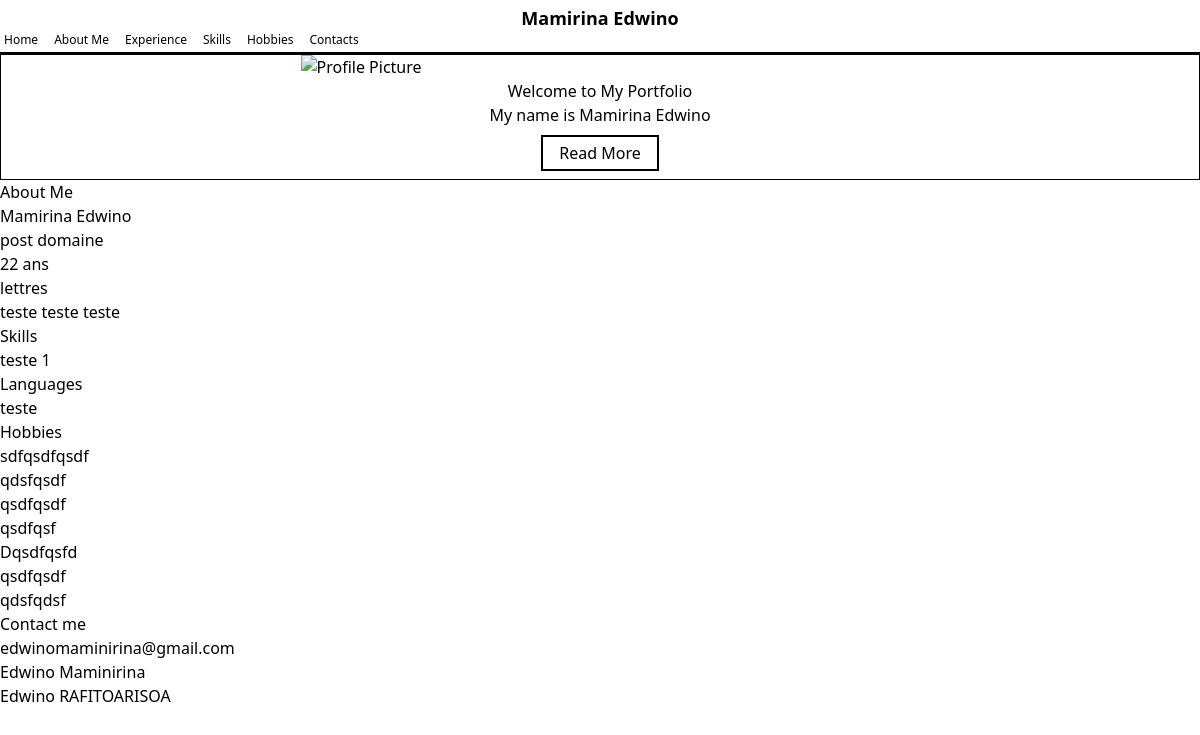
Screenshot of /port/edwinoteitre with the database file from the repository.
### user.py (models this page shows)
class UserDB(Base):
    __tablename__ = "users"
    id = Column(Integer, primary_key=True, index=True)
    username = Column(String, unique=True, index=True)
    email = Column(String, unique=True, index=True)
    last_name = Column(String)
    first_name = Column(String)
    adress = Column(String)
    phone = Column(String)
    age = Column(Integer)
    role = Column(String, default="user")
    is_active = Column(Boolean, default=True)
    hashed_password = Column(String)
    facebook = Column(String)
    linkedin = Column(String)
    portfolios = relationship("portfolio", back_populates="user")

### portfolio/model.py (models this page shows)
class portfolio(Base):
	__tablename__ = 'portfolio'
	id = Column(Integer, primary_key=True, index=True)
	lien_portfolio= Column(String(255), nullable= False)
	template= Column(Integer, nullable= False)
	titre= Column(String(255), nullable= False)
	photo= Column(String(255), nullable= True, default="default.png")
	lettre_introduction= Column(String(255), nullable= False)
	loisir= Column(JSON, nullable= False)
	domaine= Column(String(255), nullable= False)
	parcours= Column(JSON, nullable= False)
	experience_professionnelle= Column(JSON, nullable= False)
	nombre_visite= Column(Integer, nullable= False)
	skills= Column(JSON, nullable= False)
	langue= Column(JSON, nullable= False)
	id_user= Column(Integer, ForeignKey("users.id"), nullable=False)
	user = relationship("UserDB", back_populates="portfolios")

### main.py (the view)
@app.get("/port/{lien_portfolio}")
async def get_portfolio_by_lien_portfolio(lien_portfolio: str, request: Request,db: Session = Depends(get_db) ):
	db_portfolio = db.query(portfolio).join(UserDB).filter(portfolio.lien_portfolio == lien_portfolio).first()
	if not db_portfolio:
		raise HTTPException(status_code=404, detail="portfolio not found")
	return templates.TemplateResponse(template_list[db_portfolio.template], {"request": request, "portfolio": db_portfolio})

### template/template1.html (shortened to what this page needs)
<!DOCTYPE html>
<html lang="en">
<head>
    <link rel="stylesheet" href="{{ url_for('static', path='/css/app.css') }}">
    <link rel="stylesheet" href="../static/css/app.css">
</head>
<body>
    <header class="w-full border-b-2 border-black flex flex-wrap items-center p-1 text-xs sticky top-0 bg-white ">
        <span class="font-bold w-full text-center text-lg">{{ portfolio.user.first_name }} {{ portfolio.user.last_name
            }}</span>
        <nav class="flex gap-4 justify-between">
            <a class="hover:font-bold hover:underline" href="#home">Home</a>
            <a class="hover:font-bold hover:underline" href="#about">About Me</a>
            <a class="hover:font-bold hover:underline" href="#xp">Experience</a>
            <a class="hover:font-bold hover:underline" href="#skills">Skills</a>
            <a class="hover:font-bold hover:underline" href="#hobbies">Hobbies</a>
            <a class="hover:font-bold hover:underline" href="#contacts">Contacts</a>
        </nav>
    </header>
    <section id="home" class=" h-[75vh] flex flex-wrap items-center justify-center bg-cover bg-no-repeat bg-center border border-black">
        <div class="w-full h-fit flex justify-center items-center">
            <img src="{{ url_for('get_image', id = portfolio.id) }}" alt="Profile Picture" class="w-[50%]">
        </div>
        <div class=" w-full  flex flex-col  justify-center items-center ">
            <h1>Welcome to My Portfolio</h1>
            <p>My name is {{ portfolio.user.first_name }} {{ portfolio.user.last_name }}</p>
            <a href="#about" class="m-2 px-4 py-1 border-2 border-black hover:bg-black hover:text-white">Read More</a>
        </div>
    </section>
    <section id="about">
        <h1>About Me</h1>
        <p>{{ portfolio.user.first_name }} {{ portfolio.user.last_name }}</p>
        <p>post {{ portfolio.domaine }}</p>
        <p>{{ portfolio.user.age }} ans</p>
        <p>{{ portfolio.lettre_introduction }}</p>
    </section>
    <section id="xp">
        {% for xp in portfolio.experience_professionnelle %}
        <div>{{ xp.titre }} {{ xp.annee }} {{ xp.entreprise }}</div>
        {% endfor %}
    </section>
    <section id="skills">
        <h1>Skills</h1>
        {% for skill in portfolio.skills %}
        <div>{{ skill.titre }} {{ skill.niveau }}</div>
        {% endfor %}
        <h1>Languages</h1>
        {% for skill in portfolio.langue %}
        <div>{{ skill.titre }}</div>
        {% endfor %}
    </section>
    <section id="hobbies">
        <h1>Hobbies</h1>
        {% for hobby in portfolio.loisir %}
        <div>{{ hobby }}</div>
        {% endfor %}
    </section>
    <section id="contacts">
        <h1>Contact me</h1>
        <p>{{ portfolio.user.email }}</p>
        <p>{{ portfolio.user.linkedin }}</p>
        <p>{{ portfolio.user.facebook }}</p>
    </section>
</body>
</html>

### rows the page displays
UserDB: user.first_name "Mamirina", user.last_name "Edwino", user.age "22", user.email "edwinomaminirina@gmail.com", user.linkedin "Edwino Maminirina", user.facebook "Edwino RAFITOARISOA"
portfolio: domaine "domaine", lettre_introduction "lettres"

### other values shown
{{ xp.titre }} "teste"
{{ xp.annee }} "teste"
{{ xp.entreprise }} "teste"
{{ skill.titre }} "teste"
{{ skill.niveau }} "1"
{{ hobby }} "sdfqsdfqsdf" "qdsfqsdf" "qsdfqsdf" "qsdfqsf" "Dqsdfqsfd" "qsdfqsdf" "qdsfqdsf"
